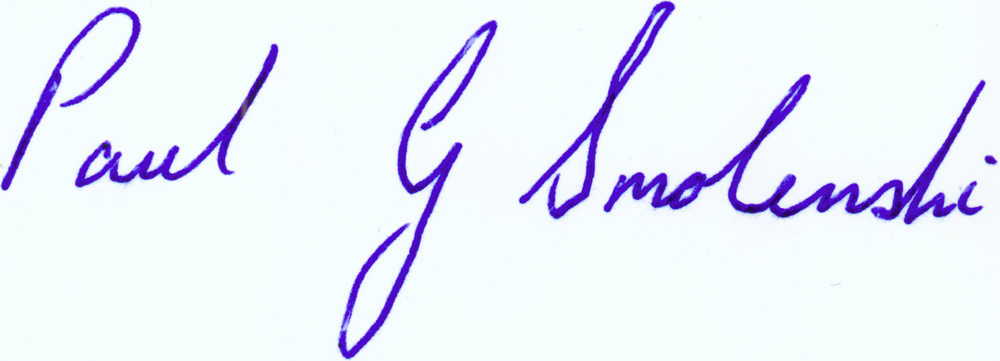
#> input picture src/lab_4/dataset/Q001.png, 1000 x 361 px, shrunk from 2871 x 1037 before the run; its folder holds 4 pictures in this run
$ python task1.py
#> lines starting #> are read from the running program, lines starting #| are printed output that depends on the picture
from PIL import Image, ImageDraw
import glob
import os

def split(image, left, right, top, bottom, depth=0):
    cx, cy = findCentroid(image, left, right, top, bottom)
    if depth < 3:
        split(image, left, cx, top, cy, depth+1)
        split(image, cx, right, top, cy, depth+1)
        split(image, left, cx, cy, bottom, depth+1)
        split(image, cx, right, cy, bottom, depth+1)
    else:
        t = findTransitions(image, left, right, top, bottom)
        r = findRatio(left, right, top, bottom)

        centroid.write(str(cx) + " " + str(cy) )
        transitions.write(str(t))
        ratio.write(str(r))

def findCentroid(image, left, right, top, bottom):
    width = abs(left-right)
    height = abs(top-bottom)
    cx = 0
    cy = 0
    n = 0
    for x in range(width):
        for y in range(height):
            if image.getpixel((x, y)) == 0:
                cx += x
                cy += y
                n += 1
    if(n == 0):
        n = 1
    cx = int(cx / n)
    cy = int(cy / n)
    return cx, cy

def findTransitions(image, left, right, top, bottom):
    prev = image.getpixel((left, top))
    n = 0
    for p in range(left, right):
        for q in range(top, bottom):
            curr = image.getpixel((p, q))
            if ((curr == 255) and (prev == 0)):
                n += 1
            prev = curr
    return n

def findRatio(left, right, top, bottom):
    width = abs(left-right)
    height = abs(top-bottom)
    if(height != 0):
        return width/height
    else:
        return 0


for filename in glob.glob('C:\\Users\\Malik Hassan Raza\\PycharmProjects\\AI_Task\\src\\lab_4\\dataset\\*.png'): #assuming gif
    img = Image.open(filename)
#> img is the input picture: PIL image 1000x361 RGB; mean R, G, B 233.2, 236.2, 249.2
    img = img.convert('1')
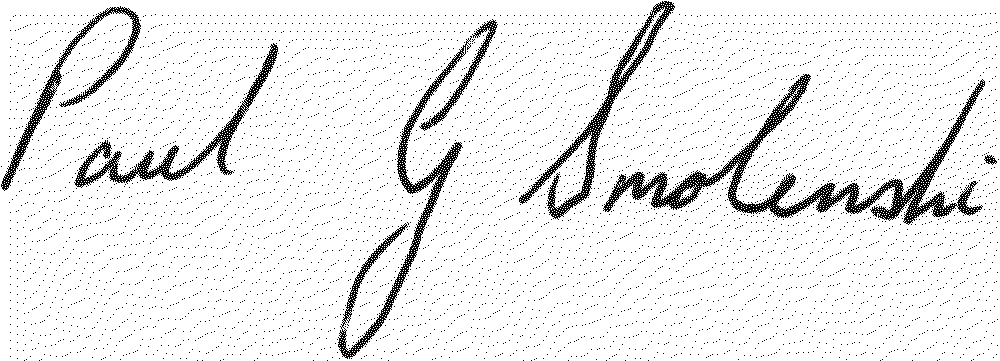
#> img: PIL image 1000x361 1; 92.8% white; black in thin lines or dots
    width, height = img.size
#> width = 1000; height = 361

    head_tail = os.path.split(filename)
    print()
    centroid = open("C:\\Users\\Malik Hassan Raza\\PycharmProjects\\AI_Task\\src\\lab_4\\\processed\\centroid\\"+head_tail[1].strip(".png")+".txt", "a")
    ratio = open("C:\\Users\\Malik Hassan Raza\\PycharmProjects\\AI_Task\\src\\lab_4\\\processed\\ratio\\" + head_tail[1].strip(".png") + ".txt", "a")
    transitions = open("C:\\Users\\Malik Hassan Raza\\PycharmProjects\\AI_Task\\src\\lab_4\\\processed\\transitions\\" + head_tail[1].strip(".png") + ".txt", "a")

    print(head_tail[1] + " STARTED")
    split(img, 0, width, 0, height)
#> in split, `cx, cy = findCentroid(image, left, right, top, bottom)`: cx = 518; cy = 164
#> in findTransitions, `prev = image.getpixel((left, top))`: prev = 255
#> after the loop in findTransitions, `for p in range(left, right):`: n = 159
#> in findRatio, `width = abs(left-right)`: width = 102
#> in findRatio, `height = abs(top-bottom)`: height = 51
    print(head_tail[1]+" ENDED")
#> pass 2 of the loop `for filename in glob.glob('C:\\Users\\Malik Hassan Raza\\PycharmProjec..`:
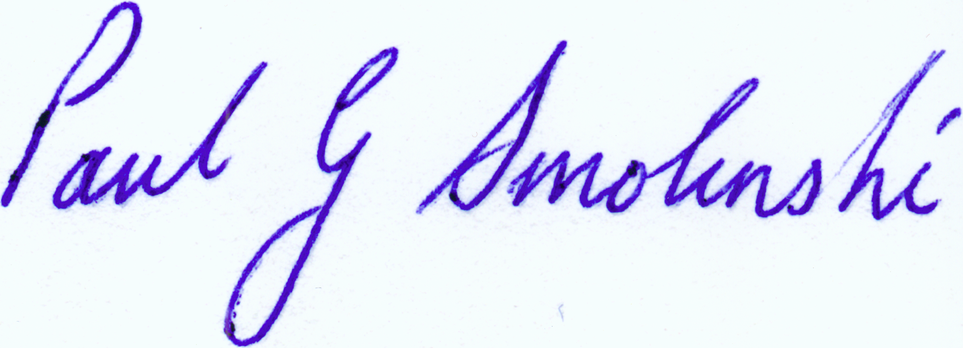
#> input picture src/lab_4/dataset/Q002.png, 963 x 348 px, shrunk from 2766 x 999 before the run
#> img is the input picture: PIL image 963x348 RGB; mean R, G, B 229.2, 231.8, 248.7
#> `img = img.convert('1')`:
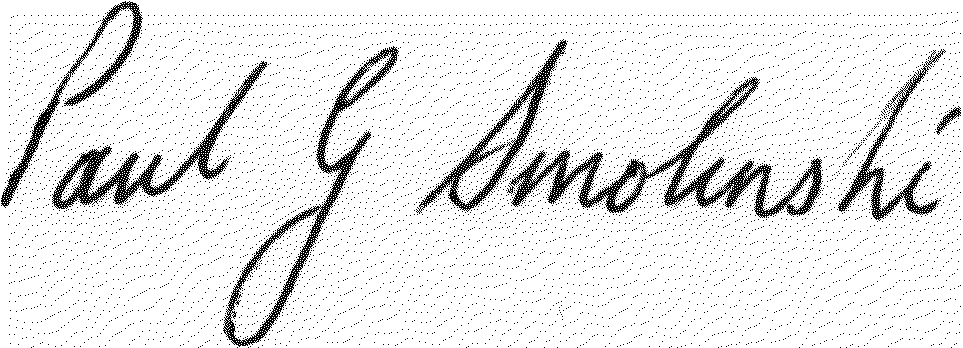
#> img: PIL image 963x348 1; 91.3% white; black in thin lines or dots
#> pass 3 of the loop `for filename in glob.glob('C:\\Users\\Malik Hassan Raza\\PycharmProjec..`:
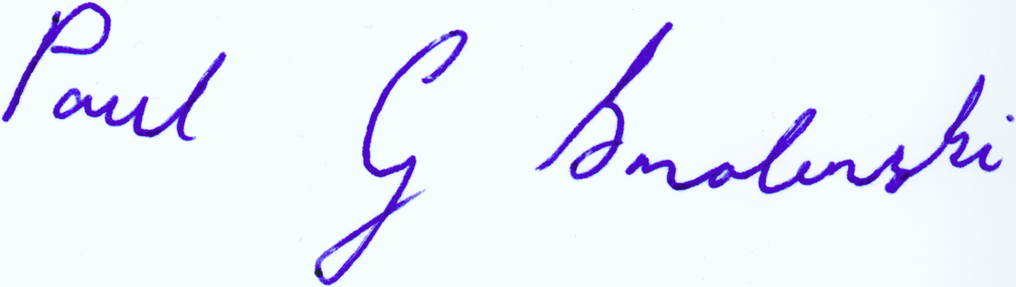
#> input picture src/lab_4/dataset/Q003.png, 1016 x 287 px, shrunk from 2916 x 825 before the run
#> img is the input picture: PIL image 1016x287 RGB; mean R, G, B 234.8, 238.9, 250.2
#> `img = img.convert('1')`:
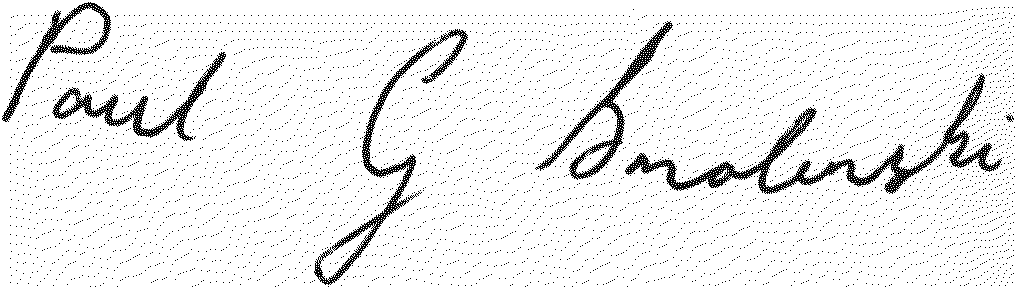
#> img: PIL image 1016x287 1; 93.6% white; black in thin lines or dots
#> the loop made 4 passes; the first 3 are shown
